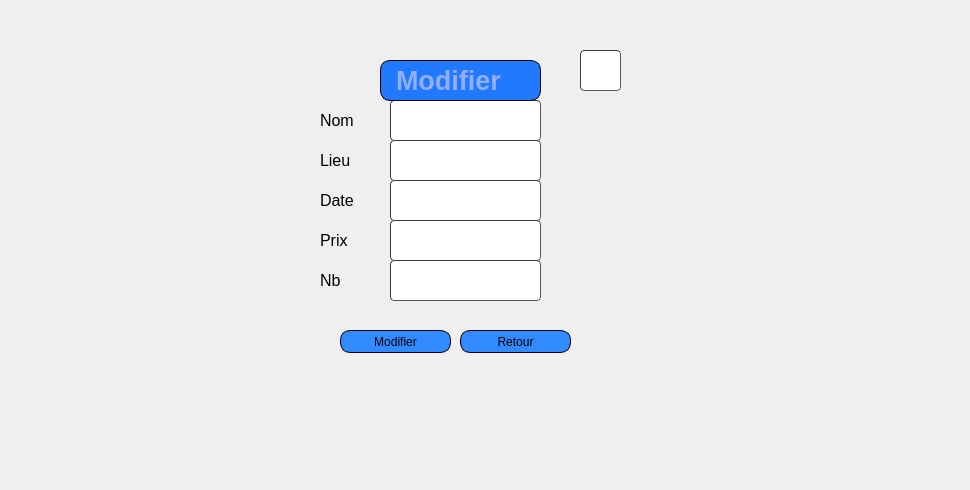
         <widget class="QWidget" name="page_19">
          <widget class="QLabel" name="label_53">
           <property name="geometry">
            <rect>
             <x>0</x>
             <y>0</y>
             <width>961</width>
             <height>481</height>
            </rect>
           </property>
           <property name="text">
            <string/>
           </property>
           <property name="pixmap">
            <pixmap resource="qt.qrc">:/new/prefix1/icons/haya.png</pixmap>
           </property>
          </widget>
          <widget class="QLabel" name="label_54">
           <property name="geometry">
            <rect>
             <x>280</x>
             <y>40</y>
             <width>381</width>
             <height>361</height>
            </rect>
           </property>
           <property name="text">
            <string/>
           </property>
           <property name="pixmap">
            <pixmap resource="qt.qrc">:/new/prefix1/icons/imf.jpg</pixmap>
           </property>
          </widget>
          <widget class="QLineEdit" name="nom_modif">
           <property name="geometry">
            <rect>
             <x>390</x>
             <y>100</y>
             <width>151</width>
             <height>41</height>
            </rect>
           </property>
           <property name="styleSheet">
            <string notr="true">	border-width: 1px; border-radius: 4px;
	border-color: rgb(58, 58, 58);
	border-style: inset;
	padding: 0 8px;


	selection-color: rgb(60, 63, 65);</string>
           </property>
          </widget>
          <widget class="QLineEdit" name="lieu_modif">
           <property name="geometry">
            <rect>
             <x>390</x>
             <y>140</y>
             <width>151</width>
             <height>41</height>
            </rect>
           </property>
           <property name="styleSheet">
            <string notr="true">	border-width: 1px; border-radius: 4px;
	border-color: rgb(58, 58, 58);
	border-style: inset;
	padding: 0 8px;


	selection-color: rgb(60, 63, 65);</string>
           </property>
          </widget>
          <widget class="QLineEdit" name="date_modif">
           <property name="geometry">
            <rect>
             <x>390</x>
             <y>180</y>
             <width>151</width>
             <height>41</height>
            </rect>
           </property>
           <property name="styleSheet">
            <string notr="true">	border-width: 1px; border-radius: 4px;
	border-color: rgb(58, 58, 58);
	border-style: inset;
	padding: 0 8px;


	selection-color: rgb(60, 63, 65);</string>
           </property>
          </widget>
          <widget class="QLineEdit" name="prix_modif">
           <property name="geometry">
            <rect>
             <x>390</x>
             <y>220</y>
             <width>151</width>
             <height>41</height>
            </rect>
           </property>
           <property name="styleSheet">
            <string notr="true">	border-width: 1px; border-radius: 4px;
	border-color: rgb(58, 58, 58);
	border-style: inset;
	padding: 0 8px;


	selection-color: rgb(60, 63, 65);</string>
           </property>
          </widget>
          <widget class="QLineEdit" name="nb_modif">
           <property name="geometry">
            <rect>
             <x>390</x>
             <y>260</y>
             <width>151</width>
             <height>41</height>
            </rect>
           </property>
           <property name="styleSheet">
            <string notr="true">	border-width: 1px; border-radius: 4px;
	border-color: rgb(58, 58, 58);
	border-style: inset;
	padding: 0 8px;


	selection-color: rgb(60, 63, 65);</string>
           </property>
          </widget>
          <widget class="QPushButton" name="modifier">
           <property name="geometry">
            <rect>
             <x>340</x>
             <y>330</y>
             <width>111</width>
             <height>23</height>
            </rect>
           </property>
           <property name="styleSheet">
            <string notr="true">		border: 1px solid black;
border-radius: 10px;
padding: 0 8px;
background: #318aff;
font: bold, &quot;Arial&quot;;;
text-align:center;
</string>
           </property>
           <property name="text">
            <string>Modifier</string>
           </property>
           <property name="icon">
            <iconset resource="qt.qrc">
             <normaloff>:/new/prefix1/icons/icons8_checkmark_96px.png</normaloff>:/new/prefix1/icons/icons8_checkmark_96px.png</iconset>
           </property>
          </widget>
          <widget class="QPushButton" name="Annuler">
           <property name="geometry">
            <rect>
             <x>460</x>
             <y>330</y>
             <width>111</width>
             <height>23</height>
            </rect>
           </property>
           <property name="styleSheet">
            <string notr="true">		border: 1px solid black;
border-radius: 10px;
padding: 0 8px;
background: #318aff;
font: bold, &quot;Arial&quot;;;
text-align:center;
</string>
           </property>
           <property name="text">
            <string>Retour</string>
           </property>
           <property name="icon">
            <iconset resource="qt.qrc">
             <normaloff>:/new/prefix1/icons/icons8_back_to_200px.png</normaloff>:/new/prefix1/icons/icons8_back_to_200px.png</iconset>
           </property>
          </widget>
          <widget class="QLabel" name="text_nom_2">
           <property name="geometry">
            <rect>
             <x>320</x>
             <y>110</y>
             <width>61</width>
             <height>21</height>
            </rect>
           </property>
           <property name="font">
            <font>
             <family>Arial</family>
             <pointsize>12</pointsize>
            </font>
           </property>
           <property name="text">
            <string>Nom</string>
           </property>
          </widget>
          <widget class="QLabel" name="text_nom_3">
           <property name="geometry">
            <rect>
             <x>320</x>
             <y>150</y>
             <width>61</width>
             <height>21</height>
            </rect>
           </property>
           <property name="font">
            <font>
             <family>Arial</family>
             <pointsize>12</pointsize>
            </font>
           </property>
           <property name="text">
            <string>Lieu</string>
           </property>
          </widget>
          <widget class="QLabel" name="text_nom_4">
           <property name="geometry">
            <rect>
             <x>320</x>
             <y>190</y>
             <width>61</width>
             <height>21</height>
            </rect>
           </property>
           <property name="font">
            <font>
             <family>Arial</family>
             <pointsize>12</pointsize>
            </font>
           </property>
           <property name="text">
            <string>Date</string>
           </property>
          </widget>
          <widget class="QLabel" name="text_nom_5">
           <property name="geometry">
            <rect>
             <x>320</x>
             <y>230</y>
             <width>61</width>
             <height>21</height>
            </rect>
           </property>
           <property name="font">
            <font>
             <family>Arial</family>
             <pointsize>12</pointsize>
            </font>
           </property>
           <property name="text">
            <string>Prix</string>
           </property>
          </widget>
          <widget class="QLabel" name="text_nom_6">
           <property name="geometry">
            <rect>
             <x>320</x>
             <y>270</y>
             <width>61</width>
             <height>21</height>
            </rect>
           </property>
           <property name="font">
            <font>
             <family>Arial</family>
             <pointsize>12</pointsize>
            </font>
           </property>
           <property name="text">
            <string>Nb</string>
           </property>
          </widget>
          <widget class="QLineEdit" name="id_2">
           <property name="geometry">
            <rect>
             <x>580</x>
             <y>50</y>
             <width>41</width>
             <height>41</height>
            </rect>
           </property>
           <property name="styleSheet">
            <string notr="true">	border-width: 1px; border-radius: 4px;
	border-color: rgb(58, 58, 58);
	border-style: inset;
	padding: 0 8px;


	selection-color: rgb(60, 63, 65);</string>
           </property>
          </widget>
          <widget class="QLabel" name="label_98">
           <property name="geometry">
            <rect>
             <x>380</x>
             <y>60</y>
             <width>161</width>
             <height>41</height>
            </rect>
           </property>
           <property name="font">
            <font>
             <family>Arial</family>
             <pointsize>20</pointsize>
             <weight>75</weight>
             <italic>false</italic>
             <bold>true</bold>
            </font>
           </property>
           <property name="styleSheet">
            <string notr="true">border: 1px solid black;
background-color: rgb(32, 121, 255);
color: rgb(146, 174, 250);
border-radius: 10px;
padding: 0 8px;

font: bold, &quot;Arial&quot;;;
text-align:center;</string>
           </property>
           <property name="text">
            <string>Modifier</string>
           </property>
          </widget>
         </widget>
